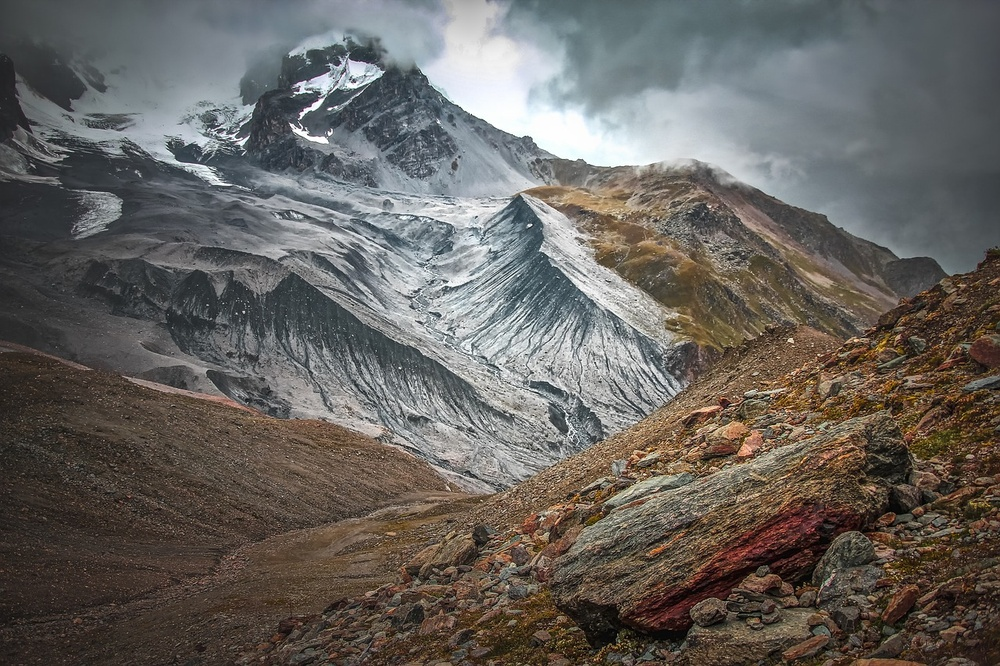
#> input picture img/image.jpg, 1000 x 666 px, shrunk from 1280 x 853 before the run, found by its file name
$ python Lec04_image_input.py
#> lines starting #> are read from the running program, lines starting #| are printed output that depends on the picture
import cv2

src = cv2.imread("D:/python/CV4/img/image.jpg", cv2.IMREAD_GRAYSCALE)
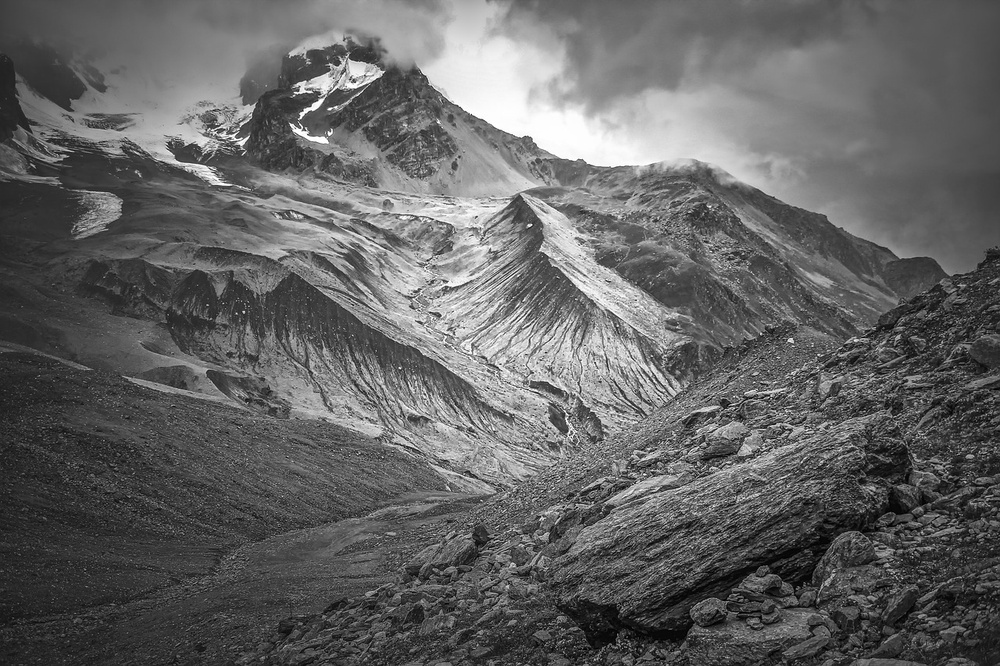
#> src: shape (666, 1000); min 0, max 255, mean 99.7

print(src.ndim, src.shape, src.dtype)
#| 2 (666, 1000) uint8

$ run again, with img/four.jpg copied over img/image.jpg
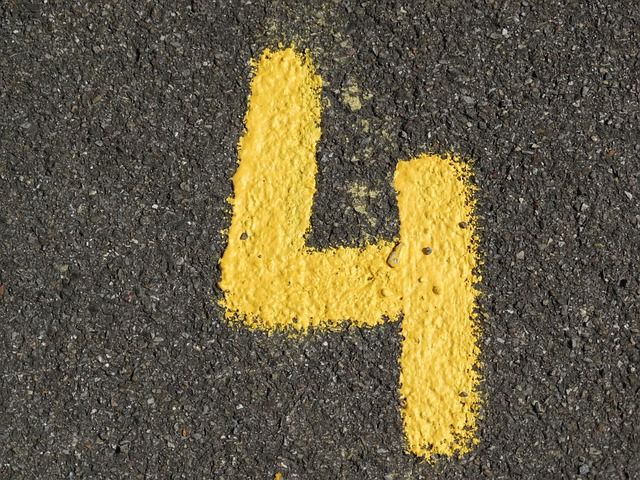
#> input picture img/four.jpg, 640 x 480 px, found by its file name
#> `src = cv2.imread("D:/python/CV4/img/image.jpg", cv2.IMREAD_GRAYSCALE)`:
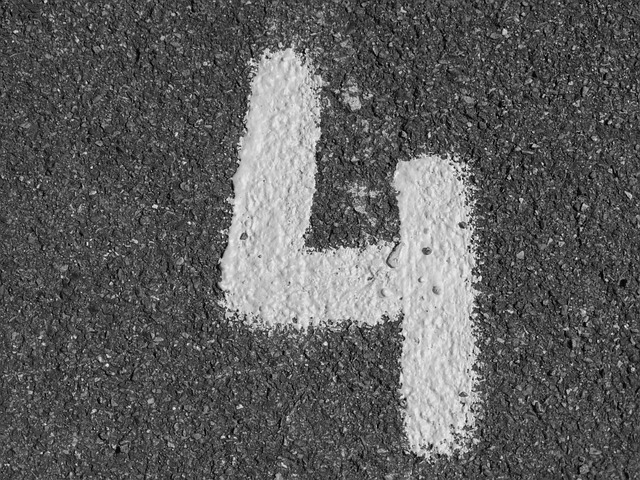
#> src: shape (480, 640); min 0, max 255, mean 94
#| 2 (480, 640) uint8

$ run again, with img/one.jpg copied over img/image.jpg
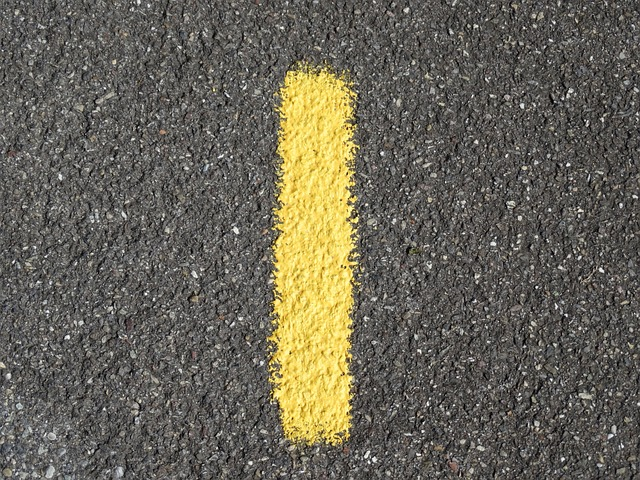
#> input picture img/one.jpg, 640 x 480 px, found by its file name
#> `src = cv2.imread("D:/python/CV4/img/image.jpg", cv2.IMREAD_GRAYSCALE)`:
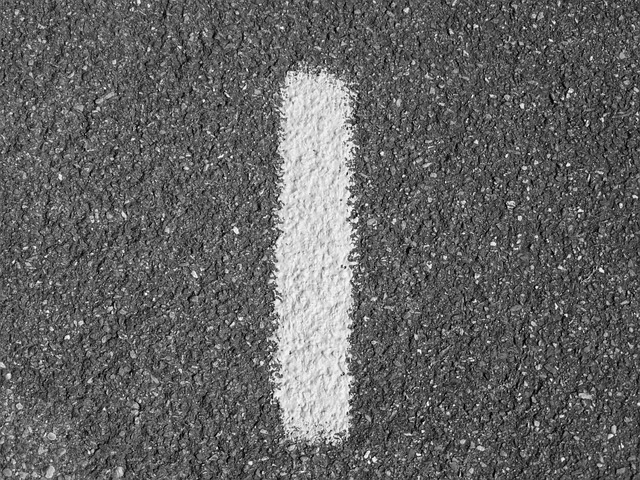
#> src: shape (480, 640); min 0, max 255, mean 99.6
#| 2 (480, 640) uint8

$ run again, with img/three.jpg copied over img/image.jpg
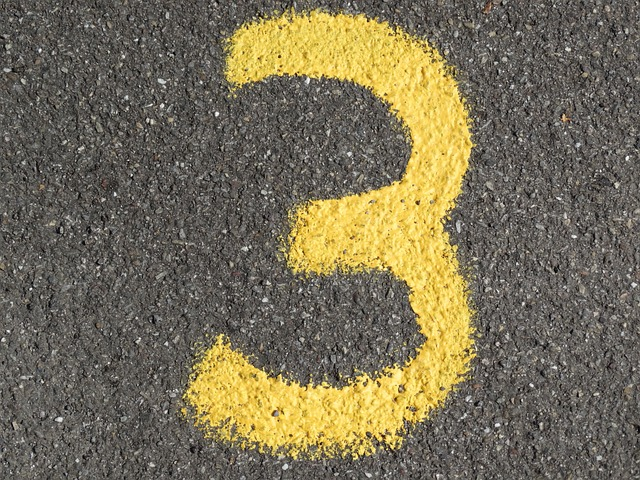
#> input picture img/three.jpg, 640 x 480 px, found by its file name
#> `src = cv2.imread("D:/python/CV4/img/image.jpg", cv2.IMREAD_GRAYSCALE)`:
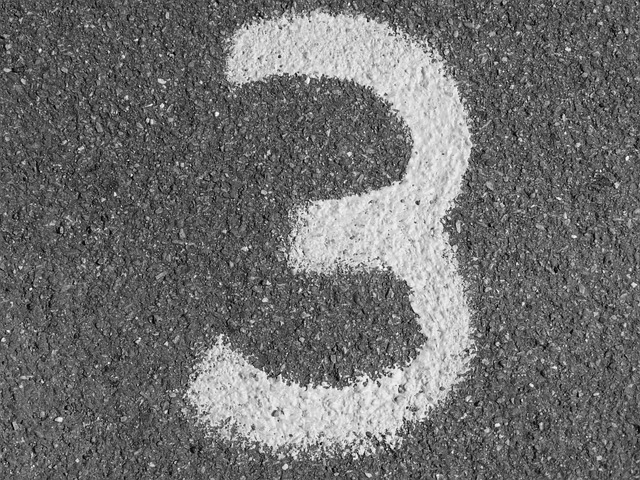
#> src: shape (480, 640); min 0, max 255, mean 111.2
#| 2 (480, 640) uint8
